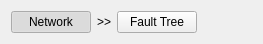
<ui version="4.0" >
 <class>modeForm</class>
 <widget class="QWidget" name="modeForm" >
  <property name="geometry" >
   <rect>
    <x>0</x>
    <y>0</y>
    <width>263</width>
    <height>44</height>
   </rect>
  </property>
  <property name="windowTitle" >
   <string>Form</string>
  </property>
  <layout class="QHBoxLayout" >
   <item>
    <widget class="QPushButton" name="networkButton" >
     <property name="toolTip" >
      <string>Network</string>
     </property>
     <property name="statusTip" >
      <string>Network Analysis Mode</string>
     </property>
     <property name="text" >
      <string>Network</string>
     </property>
     <property name="checkable" >
      <bool>true</bool>
     </property>
     <property name="checked" >
      <bool>true</bool>
     </property>
     <property name="autoExclusive" >
      <bool>true</bool>
     </property>
    </widget>
   </item>
   <item>
    <widget class="QLabel" name="label" >
     <property name="text" >
      <string>>></string>
     </property>
    </widget>
   </item>
   <item>
    <widget class="QPushButton" name="faultTreeButton" >
     <property name="toolTip" >
      <string>Fault Tree</string>
     </property>
     <property name="statusTip" >
      <string>Fault Tree Mode</string>
     </property>
     <property name="text" >
      <string>Fault Tree</string>
     </property>
     <property name="checkable" >
      <bool>true</bool>
     </property>
     <property name="autoExclusive" >
      <bool>true</bool>
     </property>
    </widget>
   </item>
   <item>
    <spacer>
     <property name="orientation" >
      <enum>Qt::Horizontal</enum>
     </property>
     <property name="sizeHint" >
      <size>
       <width>40</width>
       <height>20</height>
      </size>
     </property>
    </spacer>
   </item>
  </layout>
 </widget>
 <resources/>
 <connections/>
</ui>
